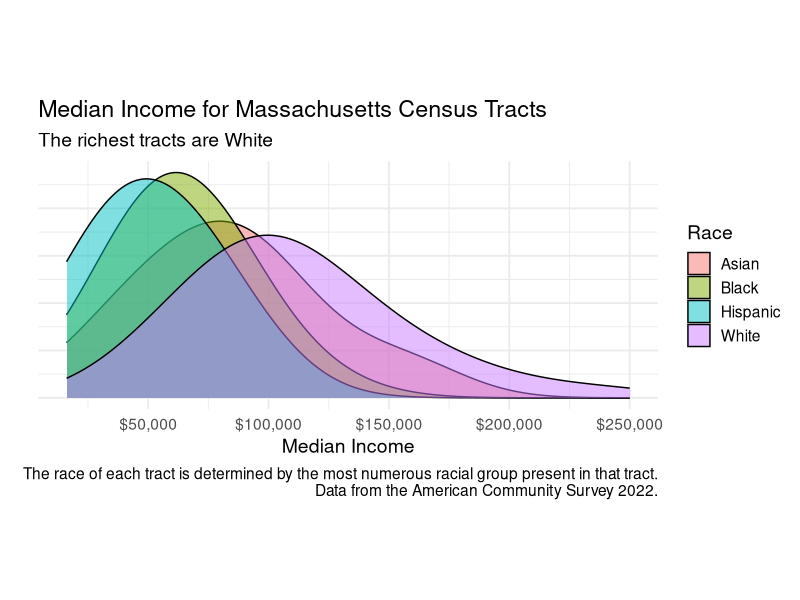

The R source for this figure:
## ---- chunk 1
#| echo: false
#| message: false
library(tidyverse)
library(dplyr)
library(ggplot2)
## ---- chunk 2
#| echo: false
#| message: false
x <- read_csv("data/mass-tracts.csv")
## ---- chunk 3
#| echo: false
#| message: false
x |> drop_na() |>
 ggplot(aes(x = med_income, fill = race)) +
  geom_density(alpha = 0.5,
               bw = 25000) +
  scale_x_continuous(labels = scales::dollar_format()) +
  labs(
    title = "Median Income for Massachusetts Census Tracts",
    subtitle = "The richest tracts are White",
    x = "Median Income",
    y = "",
    fill = "Race",
    caption = "The race of each tract is determined by the most numerous racial group present in that tract.\n Data from the American Community Survey 2022."
  ) +
  theme_minimal(base_size = 14) +
  theme(aspect.ratio = 0.4,
        axis.text.y = element_blank(),
    legend.position = "right"
  )
